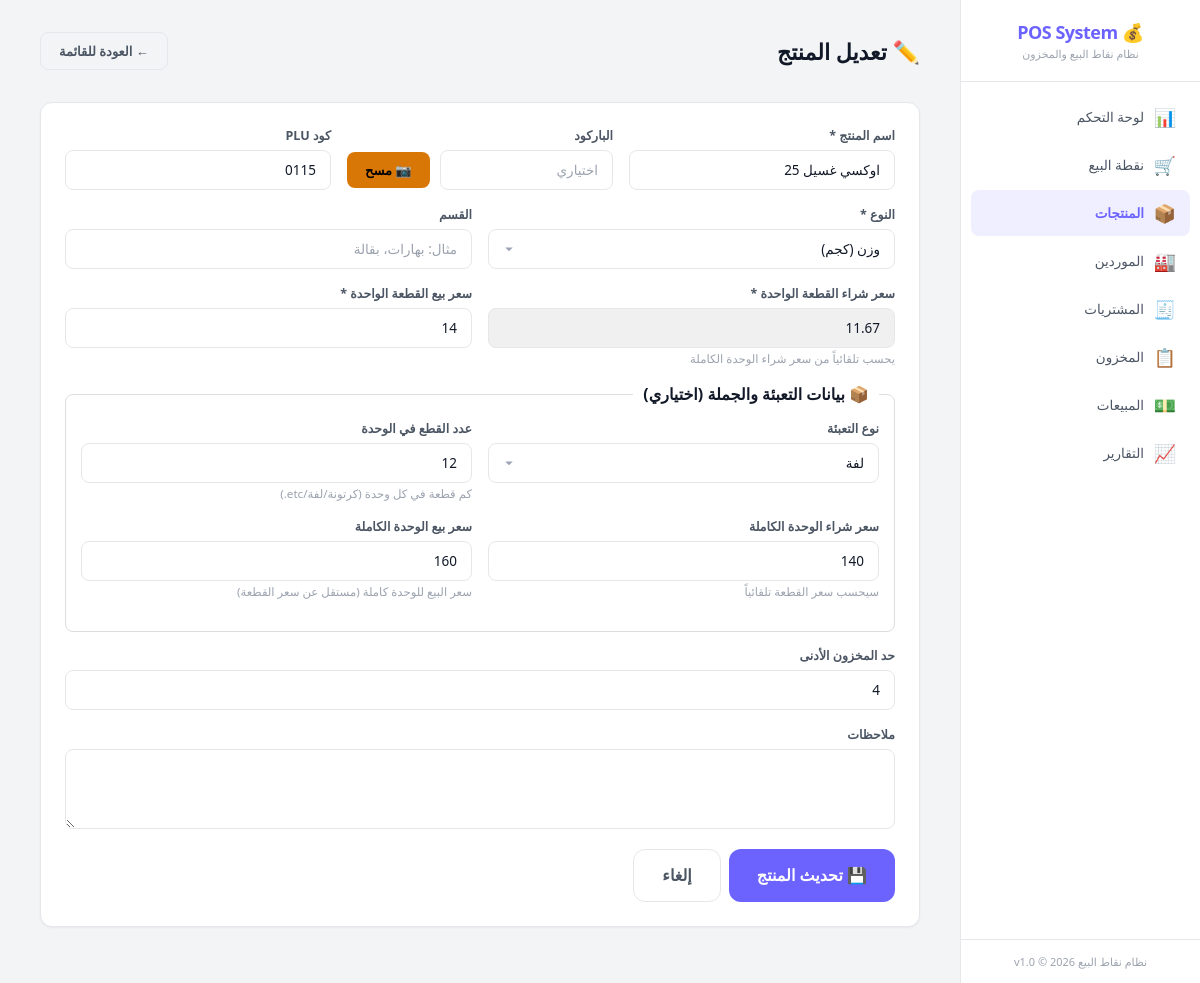
The page /?page=products&action=edit&id=4 on the database its author committed.
### tables this page shows
CREATE TABLE products (
    id INTEGER PRIMARY KEY AUTOINCREMENT,
    name TEXT NOT NULL,
    barcode TEXT DEFAULT NULL,
    plu_code TEXT DEFAULT NULL,
    type TEXT NOT NULL DEFAULT 'unit' CHECK(type IN ('unit', 'pack', 'weight')),
    purchase_price REAL NOT NULL DEFAULT 0,
    sale_price_unit REAL NOT NULL DEFAULT 0,
    sale_price_pack REAL DEFAULT NULL,
    pack_quantity INTEGER DEFAULT NULL,
    stock_quantity REAL NOT NULL DEFAULT 0,
    min_stock REAL NOT NULL DEFAULT 0,
    category TEXT DEFAULT NULL,
    notes TEXT DEFAULT NULL,
    is_active INTEGER NOT NULL DEFAULT 1,
    created_at TEXT NOT NULL DEFAULT (datetime('now', 'localtime')),
    updated_at TEXT NOT NULL DEFAULT (datetime('now', 'localtime'))
, pack_type TEXT DEFAULT 'كرتونة', pack_unit_quantity INTEGER DEFAULT NULL, pack_purchase_price REAL DEFAULT NULL, pack_sale_price REAL DEFAULT NULL);

### app/controllers/ProductController.php (called while the page is built, shortened)
<?php
class ProductController {
    private $productService;
    public function __construct() {
        $this->productService = new ProductService();
    }
    public function edit() {
        $id = $_GET['id'] ?? 0;
        $product = $this->productService->findById($id);
        include APP_PATH . '/views/layout/header.php';
        include APP_PATH . '/views/products/form.php';
        include APP_PATH . '/views/layout/footer.php';
    }
}

### app/config/database.php (called while the page is built, shortened)
<?php
class Database {
    private static $instance = null;
    private $pdo;
    private function __construct() {
        $this->dbPath = __DIR__ . '/../../data/pos_system.db';
        try {
            $this->pdo = new PDO('sqlite:' . $this->dbPath);
            $this->pdo->setAttribute(PDO::ATTR_ERRMODE, PDO::ERRMODE_EXCEPTION);
            $this->pdo->setAttribute(PDO::ATTR_DEFAULT_FETCH_MODE, PDO::FETCH_ASSOC);
            $this->pdo->exec('PRAGMA journal_mode = WAL');
            $this->pdo->exec('PRAGMA foreign_keys = ON');
            $this->pdo->exec('PRAGMA busy_timeout = 5000');
            $this->pdo->exec('PRAGMA synchronous = NORMAL');
            $this->pdo->exec('PRAGMA cache_size = -8000');
            $this->pdo->exec('PRAGMA temp_store = MEMORY');
        } catch (PDOException $e) {
            die('Database connection failed: ' . $e->getMessage());
        }
    }
    public static function getInstance() {
        if (self::$instance === null) {
            self::$instance = new self();
        }
        return self::$instance;
    }
    public function getConnection() {
        return $this->pdo;
    }
    public function migrate() {
        $migrationsDir = __DIR__ . '/../database/migrations/';
        $migrationFiles = glob($migrationsDir . '*.sql');
        sort($migrationFiles);
        foreach ($migrationFiles as $file) {
            $sql = file_get_contents($file);
            try {
                $this->pdo->exec($sql);
            } catch (PDOException $e) {
                if (strpos($e->getMessage(), 'already exists') === false &&
                    strpos($e->getMessage(), 'UNIQUE constraint') === false) {
                    error_log('Migration error in ' . basename($file) . ': ' . $e->getMessage());
                }
            }
        }
    }
}

### app/services/ProductService.php (called while the page is built, shortened)
<?php
class ProductService {
    private $productRepo;
    public function __construct() {
        $this->productRepo = new ProductRepository();
    }
    public function findById($id) {
        return $this->productRepo->findById($id);
    }
}

### app/repositories/ProductRepository.php (called while the page is built, shortened)
<?php
class ProductRepository {
    private $db;
    public function __construct() {
        $this->db = Database::getInstance()->getConnection();
    }
    public function findById($id) {
        $stmt = $this->db->prepare("SELECT * FROM products WHERE id = :id");
        $stmt->execute([':id' => $id]);
        return $stmt->fetch();
    }
}

### app/views/products/form.php (the view, shortened to what this page needs)
<?php $isEdit = !empty($product); ?>
<div class="page-header">
    <div>
        <h1><?= $isEdit ? '✏️ تعديل المنتج' : '➕ إضافة منتج جديد' ?></h1>
    </div>
    <a href="?page=products" class="btn btn-outline">← العودة للقائمة</a>
</div>
<div class="card">
    <form method="POST" action="?page=products&action=save" id="productForm">
        <div class="form-row">
            <div class="form-group">
                <label>اسم المنتج *</label>
                <input type="text" name="name" class="form-control" required value="<?= htmlspecialchars($product['name'] ?? '') ?>" placeholder="أدخل اسم المنتج">
            </div>
            <div class="form-group">
                <label>الباركود</label>
                <div style="display:flex; align-items:center;">
                    <input type="text" name="barcode" id="barcode" class="form-control" value="<?= htmlspecialchars($product['barcode'] ?? '') ?>" placeholder="اختياري" style="flex:1;">
                    <button type="button" class="btn btn-warning" onclick="startScanner()" style="margin-right:10px; min-width:80px;">📷 مسح</button>
                </div>
            </div>
            <div class="form-group">
                <label>كود PLU</label>
                <input type="text" name="plu_code" class="form-control" value="<?= htmlspecialchars($product['plu_code'] ?? '') ?>" placeholder="كود سريع">
            </div>
        </div>
        <div class="form-row">
            <div class="form-group">
                <label>النوع *</label>
                <select name="type" class="form-control" required>
                    <option value="weight" <?= ($product['type'] ?? '') === 'weight' ? 'selected' : '' ?>>وزن (كجم)</option>
                </select>
            </div>
            <div class="form-group">
                <label>القسم</label>
                <input type="text" name="category" class="form-control" value="<?= htmlspecialchars($product['category'] ?? '') ?>" placeholder="مثال: بهارات، بقالة" list="categoryList">
            </div>
        </div>
        <div class="form-row">
            <div class="form-group">
                <label>سعر شراء القطعة الواحدة *</label>
                <input type="number" name="purchase_price" id="purchase_price" class="form-control" step="0.01" min="0" required value="<?= $product['purchase_price'] ?? '0' ?>" readonly style="background-color: #f0f0f0;">
                <small class="text-muted">يحسب تلقائياً من سعر شراء الوحدة الكاملة</small>
            </div>
            <div class="form-group">
                <label>سعر بيع القطعة الواحدة *</label>
                <input type="number" name="sale_price_unit" class="form-control" step="0.01" min="0" required value="<?= $product['sale_price_unit'] ?? '0' ?>">
            </div>
        </div>
        <fieldset style="border: 1px solid #ddd; padding: 15px; border-radius: 8px; margin-bottom: 15px;">
            <legend style="font-size: 16px; font-weight: bold; padding: 0 10px;">📦 بيانات التعبئة والجملة (اختياري)</legend>
            <div class="form-row">
                <div class="form-group">
                    <label>نوع التعبئة</label>
                    <select name="pack_type" id="pack_type" class="form-control">
                        <?php
                        $packTypes = ['كرتونة', 'لفة', 'عبوة', 'حزمة', 'صندوق', 'علبة', 'دستة', 'باكيت', 'شنطة', 'كيس'];
                        foreach ($packTypes as $type):
                        ?>
                        <option value="<?= $type ?>" <?= ($product['pack_type'] ?? '') === $type ? 'selected' : '' ?>><?= $type ?></option>
                        <?php endforeach; ?>
                    </select>
                </div>
                <div class="form-group">
                    <label>عدد القطع في الوحدة</label>
                    <input type="number" name="pack_unit_quantity" id="pack_unit_quantity" class="form-control" min="1" value="<?= $product['pack_unit_quantity'] ?? '' ?>" placeholder="مثال: 12">
                    <small class="text-muted">كم قطعة في كل وحدة (كرتونة/لفة/etc.)</small>
                </div>
            </div>
            <div class="form-row">
                <div class="form-group">
                    <label>سعر شراء الوحدة الكاملة</label>
                    <input type="number" name="pack_purchase_price" id="pack_purchase_price" class="form-control" step="0.01" min="0" value="<?= $product['pack_purchase_price'] ?? '' ?>" placeholder="مثال: 120">
                    <small class="text-muted">سيحسب سعر القطعة تلقائياً</small>
                </div>
                <div class="form-group">
                    <label>سعر بيع الوحدة الكاملة</label>
                    <input type="number" name="pack_sale_price" id="pack_sale_price" class="form-control" step="0.01" min="0" value="<?= $product['pack_sale_price'] ?? '' ?>" placeholder="مثال: 150">
                    <small class="text-muted">سعر البيع للوحدة كاملة (مستقل عن سعر القطعة)</small>
                </div>
            </div>
        </fieldset>
        <div class="form-row">
            <div class="form-group">
                <label>حد المخزون الأدنى</label>
                <input type="number" name="min_stock" class="form-control" step="0.01" min="0" value="<?= $product['min_stock'] ?? '0' ?>">
            </div>
        </div>
        <div class="form-group">
            <label>ملاحظات</label>
            <textarea name="notes" class="form-control" rows="2"><?= htmlspecialchars($product['notes'] ?? '') ?></textarea>
        </div>
        <div class="btn-group mt-2">
            <button type="submit" class="btn btn-primary btn-lg">💾 <?= $isEdit ? 'تحديث المنتج' : 'حفظ المنتج' ?></button>
            <a href="?page=products" class="btn btn-outline btn-lg">إلغاء</a>
        </div>
    </form>
</div>

### public/css/main.css (style rules this page uses)
:root { --bg-primary: #f3f4f6; --bg-secondary: #ffffff; --bg-card: #ffffff; --bg-card-hover: #f9fafb; --bg-input: #ffffff; --border-color: #e5e7eb; --border-focus: #6c63ff; --text-primary: #111827; --text-secondary: #4b5563; --text-muted: #9ca3af; --accent: #6c63ff; --accent-hover: #5a52e0; --accent-light: rgba(108, 99, 255, 0.1); --success: #16a34a; --success-bg: #dcfce7; --warning: #d97706; --warning-bg: #fef3c7; --danger: #dc2626; --danger-bg: #fee2e2; --info: #2563eb; --info-bg: #dbeafe; --shadow: 0 4px 6px -1px rgba(0, 0, 0, 0.1), 0 2px 4px -1px rgba(0, 0, 0, 0.06); --shadow-sm: 0 1px 2px 0 rgba(0, 0, 0, 0.05); --radius: 12px; --radius-sm: 8px; --radius-lg: 16px; --sidebar-width: 240px; --transition: all 0.2s ease; --font: 'Segoe UI', 'Cairo', Tahoma, sans-serif; }
*, *::before, *::after { box-sizing: border-box; margin: 0; padding: 0; }
html, body { height: 100%; font-family: var(--font); font-size: 14px; background: var(--bg-primary); color: var(--text-primary); direction: rtl; overflow: hidden; }
a { color: var(--accent); text-decoration: none; }
.page-header { display: flex; align-items: center; justify-content: space-between; margin-bottom: 32px; flex-wrap: wrap; gap: 16px; }
.page-header h1 { font-size: 22px; font-weight: 700; color: var(--text-primary); }
.card { background: var(--bg-card); border: 1px solid var(--border-color); border-radius: var(--radius); padding: 24px; margin-bottom: 24px; box-shadow: var(--shadow-sm); }
.btn { display: inline-flex; align-items: center; justify-content: center; gap: 6px; padding: 9px 18px; border: none; border-radius: var(--radius-sm); font-size: 13px; font-weight: 600; font-family: var(--font); cursor: pointer; transition: var(--transition); white-space: nowrap; line-height: 1.4; }
.btn-primary { background: var(--accent); color: #fff; }
.btn-warning { background: var(--warning); color: #000; }
.btn-outline { background: transparent; border: 1px solid var(--border-color); color: var(--text-secondary); }
.btn-lg { padding: 14px 28px; font-size: 16px; border-radius: var(--radius); }
.btn-group { display: flex; gap: 8px; flex-wrap: wrap; }
.form-group { margin-bottom: 16px; }
.form-group label { display: block; font-size: 12.5px; font-weight: 600; color: var(--text-secondary); margin-bottom: 6px; }
.form-control { width: 100%; padding: 10px 14px; background: var(--bg-input); border: 1px solid var(--border-color); border-radius: var(--radius-sm); color: var(--text-primary); font-size: 13.5px; font-family: var(--font); transition: var(--transition); outline: none; }
.form-control::placeholder { color: var(--text-muted); }
select.form-control { appearance: none; background-repeat: no-repeat; background-position: 14px center; padding-left: 32px; }
textarea.form-control { resize: vertical; min-height: 80px; }
.form-row { display: grid; grid-template-columns: repeat(auto-fit, minmax(200px, 1fr)); grid-gap: 16px; }
.text-muted { color: var(--text-muted); }
.mt-2 { margin-top: 16px; }

### rows shown on the page
products: name "اوكسي غسيل 25", plu_code "0115", type "وزن (كجم)", purchase_price "11.67", sale_price_unit "14", pack_type "لفة", pack_unit_quantity "12", pack_purchase_price "140", pack_sale_price "160", min_stock "4"
